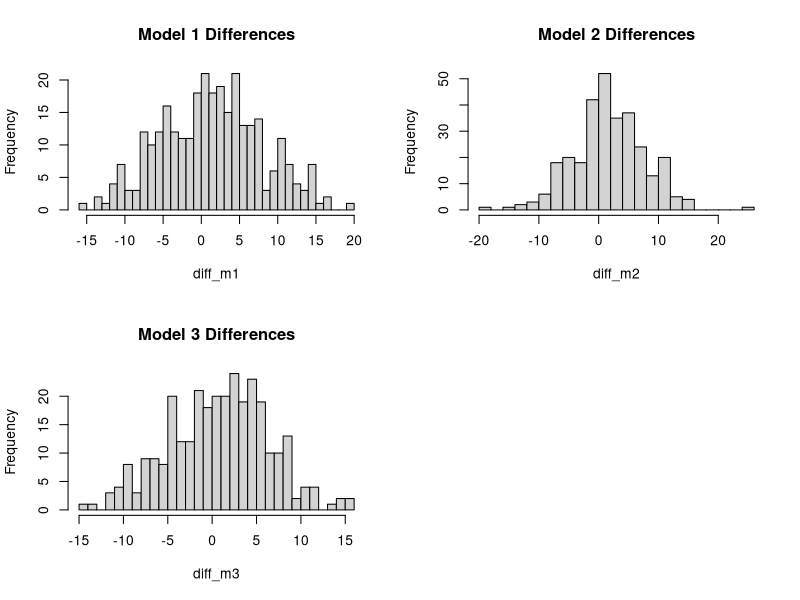
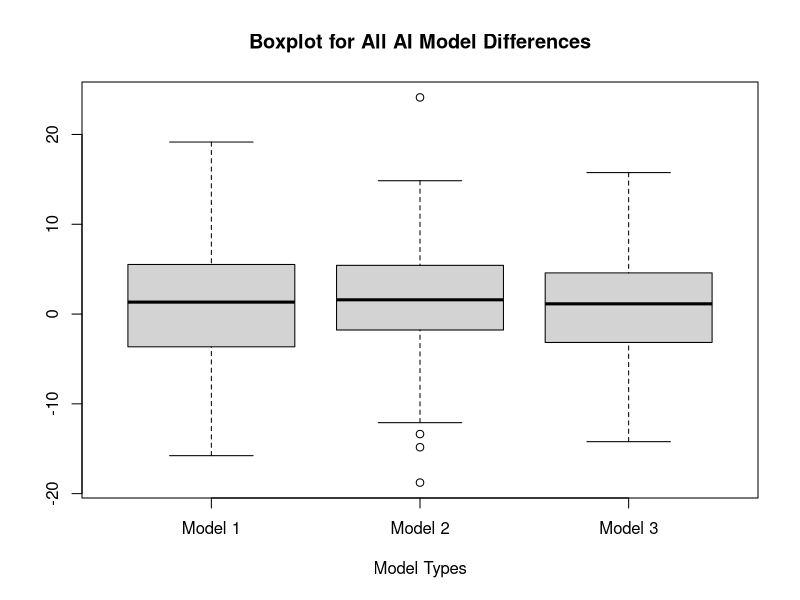

The R source for these figures, in order:
## ---- chunk 1
library(readr)
library(ggplot2)
library(tidyverse)
library(corrplot)
library(gplots)
library(ggpubr)
library(car)
## ---- chunk 2
setwd(getwd())
d <- read_csv("Code_Sheet_Age_Project_Apr_26.csv")
## ---- chunk 3
diff_m1 <- d$age_actual - d$ai_model_1
diff_m2 <- d$age_actual - d$ai_model_2
diff_m3 <- d$age_actual - d$ai_model_3
## ---- chunk 4
par(mfrow=c(2,2))
hist(diff_m1,breaks = 30, main="Model 1 Differences")
hist(diff_m2,breaks = 30, main="Model 2 Differences")
hist(diff_m3,breaks = 30, main="Model 3 Differences")

par(mfrow=c(1,1))
boxplot(diff_m1, diff_m2, diff_m3,
        main="Boxplot for All AI Model Differences", xlab="Model Types", 
        names=c("Model 1", "Model 2", "Model 3"))
# performs best -> Model 2 -> has some Outliers to consider and probably remove
# performs worst -> Model 1
# performs middle -> Model 3 -> has not Outliers, so might be better than M2

# We ignored Model 1 since it clearly performs the worst. Further analysis is unnecessary. M3 has both smaller Mean and Median than M2. We shall further determine which of the two models perform the best in terms of accuracy and reliability.
summary(diff_m2)
summary(diff_m3)
# needs to be closer to zero for better accuracy since they are all difference
## ---- chunk 5
# Differences in Age between Actual Age and AI Model Predicted Age
diff_m1 <- d$age_actual - d$ai_model_1
diff_m2 <- d$age_actual - d$ai_model_2
diff_m3 <- d$age_actual - d$ai_model_3

# Accuracy (using R-Squared)
all_r_m1 <- summary(lm(d$ai_model_1 ~ d$age_actual))$r.squared
all_r_m2 <- summary(lm(d$ai_model_2 ~ d$age_actual))$r.squared
all_r_m3 <- summary(lm(d$ai_model_3 ~ d$age_actual))$r.squared

# Accuracy (using MSE)
all_MSE_m1 <- mean((lm(d$age_actual ~ d$ai_model_1)$residuals)^2)
all_MSE_m2 <- mean((lm(d$age_actual ~ d$ai_model_2)$residuals)^2)
all_MSE_m3 <- mean((lm(d$age_actual ~ d$ai_model_3)$residuals)^2)

# Reliability (using correlation)
all_cor_m1 <- cor(d$age_actual, d$ai_model_1)
all_cor_m2 <- cor(d$age_actual, d$ai_model_2)
all_cor_m3 <- cor(d$age_actual, d$ai_model_3)

# Combine all above for comparisons
acc_reli_comparison_all_models <- 
  data.frame(`Model Type`=c("AI Model 1", "AI Model 2", "AI Model 3"),
             `Accuracy (using R-Squared)`=c(all_r_m1, all_r_m2, all_r_m3),
             `Accuracy (using MSE)`=c(all_MSE_m1,all_MSE_m2, all_MSE_m3),
             `Reliability (using correlation)`=c(all_cor_m1, all_cor_m2, 
                                                 all_cor_m3))
## ---- chunk 6
acc_reli_comparison_all_models
